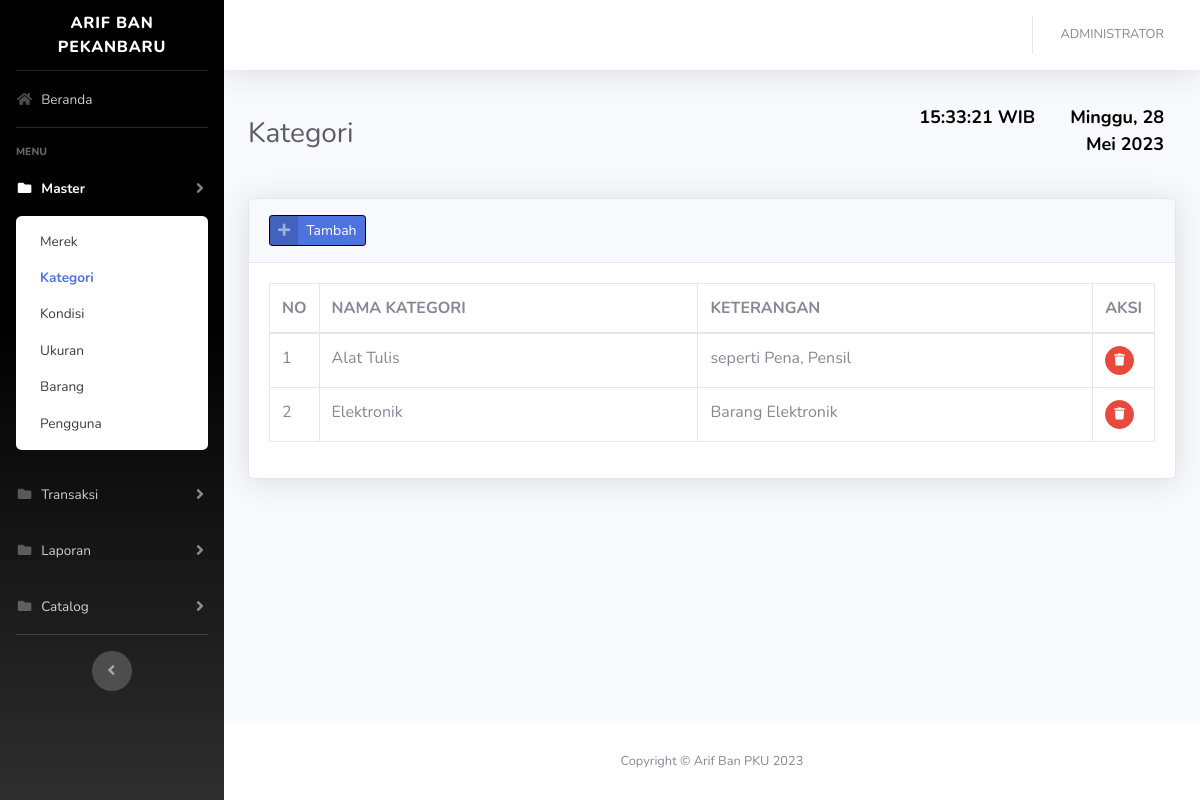
The app's page /?kategori (signed in) with its own data.
### tables this page shows
CREATE TABLE `kategori` (
  `idkategori` int(11) NOT NULL,
  `nama_kategori` varchar(128) NOT NULL,
  `keterangan` varchar(256) NOT NULL
);

### config/function.php (called while the page is built, shortened)
<?php
function encrypt($str) {
return base64_encode($str);
}
function base_url(){
    $base_url= ((isset($_SERVER['HTTPS']) && $_SERVER['HTTPS'] == "on") ? "https" : "http");
    $base_url.= "://".$_SERVER['HTTP_HOST'];
    $base_url.= str_replace(basename($_SERVER['SCRIPT_NAME']),"",$_SERVER['SCRIPT_NAME']);
    return $base_url;
}
?>

### views/master/kategori.php (the view, shortened to what this page needs)
<div class="container-fluid">
    <div class="d-sm-flex align-items-center justify-content-between mb-4">
        <h1 class="h3 mb-0 text-gray-800">Kategori</h1>
        <?php include_once('jam&tanggal.php'); ?>
    </div>
    <div class="card shadow mb-4">
        <div class="card-header py-3">
            <a href="#" class="btn btn-primary btn-icon-split btn-sm" data-toggle="modal" data-target="#kategoriModal">
                <span class="icon text-white-50">
                    <i class="fas fa-plus"></i>
                </span>
                <span class="text">Tambah</span>
            </a>
        </div>
        <div class="card-body">
            <div class="table-responsive">
                <table class="table table-bordered table-hover" id="dataTable" width="100%" cellspacing="0">
                    <thead>
                        <tr>
                            <th width="20">NO</th>
                            <th>NAMA KATEGORI</th>
                            <th>KETERANGAN</th>
                            <th width="50">AKSI</th>
                        </tr>
                    </thead>
                    <tbody>
                        <?php
                        $n=1;
                        $query = mysqli_query($con,"SELECT * FROM kategori ORDER BY idkategori DESC")or die(mysqli_error($con));
                        while($row = mysqli_fetch_array($query)):
                        ?>
                        <tr>
                            <td><?= $n++; ?></td>
                            <td><?= $row['nama_kategori']; ?></td>
                            <td><?= $row['keterangan']; ?></td>
                            <td>
                                <a href="<?=base_url();?>/process/kategori.php?act=<?=encrypt('delete');?>&id=<?=encrypt($row['idkategori']);?>"
                                    class="btn btn-sm btn-circle btn-danger btn-hapus"><i class="fas fa-trash"></i></a>
                            </td>
                        </tr>
                        <?php endwhile; ?>
                    </tbody>
                </table>
            </div>
        </div>
    </div>
</div>

### records on screen
kategori: nama_kategori "Alat Tulis", keterangan "seperti Pena, Pensil"
kategori: nama_kategori "Elektronik", keterangan "Barang Elektronik"

### other values on screen
$_SESSION['fullname'] "ADMINISTRATOR"
